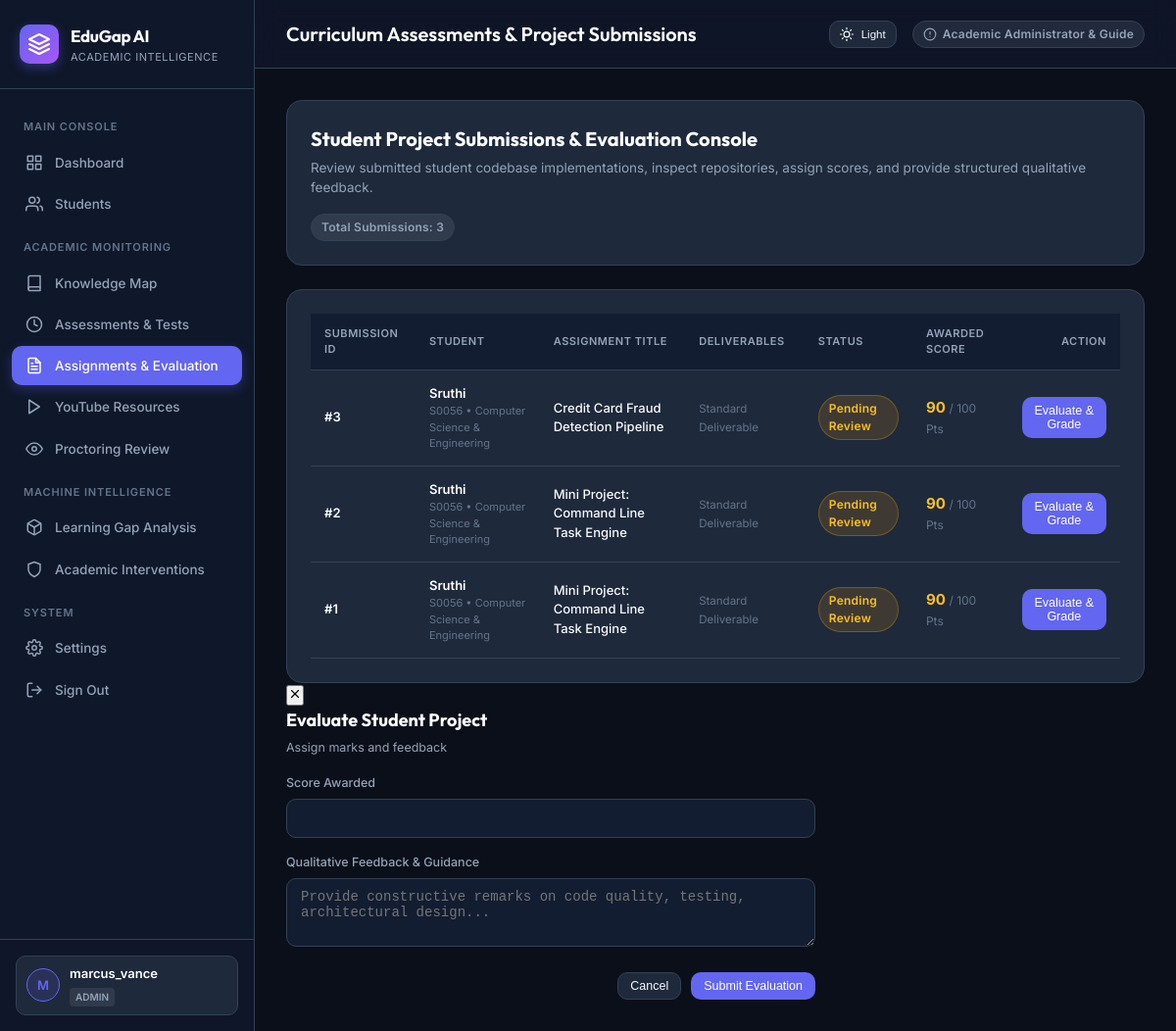
/assignments (signed in), run on the app's committed database.
### tables this page shows
CREATE TABLE submissions (

    id INTEGER PRIMARY KEY AUTOINCREMENT,

    assignment_id INTEGER NOT NULL,

    student_id TEXT NOT NULL,

    score REAL,

    status TEXT DEFAULT 'Pending',

    feedback TEXT,

    submitted_at TIMESTAMP, file_name TEXT, github_repo TEXT, comments TEXT,

    FOREIGN KEY (assignment_id)
        REFERENCES assignments(id)

);

CREATE TABLE students (
    student_id TEXT PRIMARY KEY,
    average_quiz_score REAL,
    average_assignment_score REAL,
    average_learning_gap REAL,
    average_attendance REAL,
    overall_risk TEXT
, name TEXT, email TEXT, department TEXT DEFAULT 'Computer Science & Engineering', enrollment_date TEXT DEFAULT '2025-08-01');

CREATE TABLE assignments (

    id INTEGER PRIMARY KEY AUTOINCREMENT,

    topic_id INTEGER NOT NULL,

    title TEXT NOT NULL,

    description TEXT,

    due_date TEXT,

    max_score REAL DEFAULT 100,

    created_at TIMESTAMP DEFAULT CURRENT_TIMESTAMP,

    FOREIGN KEY (topic_id)
        REFERENCES topics(id)

);

### app.py (the view, shortened to what this page needs)
@app.route("/assignments")
@login_required
def assignments_page():
    connection = get_db_connection()
    role = session.get("role")
    assignments = connection.execute("""
        SELECT a.*, t.topic_name, t.subject
        FROM assignments a
        JOIN topics t ON a.topic_id = t.id
        ORDER BY a.id
    """).fetchall()
    if role == "admin":
        submissions = connection.execute("""
            SELECT s.*, a.title as assignment_title, a.max_score, st.name as student_name, st.department
            FROM submissions s
            JOIN assignments a ON s.assignment_id = a.id
            LEFT JOIN students st ON s.student_id = st.student_id
            ORDER BY s.id DESC
        """).fetchall()
        connection.close()
        return render_template("assignments.html", assignments=assignments, submissions=submissions, is_admin=True)

### app.py (called while the page is built)
def get_db_connection():
    connection = sqlite3.connect(DATABASE)
    connection.row_factory = sqlite3.Row
    return connection

def login_required(f):
    @wraps(f)
    def decorated_function(*args, **kwargs):
        if "user_id" not in session:
            flash("Please authenticate to access the academic platform.", "info")
            return redirect(url_for("login"))
        return f(*args, **kwargs)
    return decorated_function

### templates/assignments.html (shortened to what this page needs)
{% extends "base.html" %}
{% block header_title %}Curriculum Assessments & Project Submissions{% endblock %}
{% block content %}
<div class="card" style="margin-bottom: 24px;">
    <div style="display: flex; justify-content: space-between; align-items: center; flex-wrap: wrap; gap: 16px;">
        <div>
            {% if is_admin %}
            <h2 style="font-family: 'Outfit', sans-serif; font-size: 20px; color: #ffffff; margin-bottom: 4px;">Student Project Submissions & Evaluation Console</h2>
            <p style="color: var(--text-secondary); font-size: 13.5px;">Review submitted student codebase implementations, inspect repositories, assign scores, and provide structured qualitative feedback.</p>
            {% endif %}
        </div>
        <span class="badge badge-neutral">{% if is_admin %}Total Submissions: {{ submissions|length }}{% else %}Tasks Enrolled: {{ assignments|length }}{% endif %}</span>
    </div>
</div>
{% if is_admin %}
<div class="card">
    <div style="overflow-x: auto;">
        <table style="width: 100%; border-collapse: collapse; font-size: 13px;">
            <thead>
                <tr style="border-bottom: 1px solid var(--border-color); text-align: left; color: var(--text-muted); font-size: 11px; text-transform: uppercase;">
                    <th style="padding: 12px 14px;">Submission ID</th>
                    <th style="padding: 12px 14px;">Student</th>
                    <th style="padding: 12px 14px;">Assignment Title</th>
                    <th style="padding: 12px 14px;">Deliverables</th>
                    <th style="padding: 12px 14px;">Status</th>
                    <th style="padding: 12px 14px;">Awarded Score</th>
                    <th style="padding: 12px 14px; text-align: right;">Action</th>
                </tr>
            </thead>
            <tbody>
                {% for sub in submissions %}
                <tr style="border-bottom: 1px solid var(--border-color);">
                    <td style="padding: 14px; font-weight: 600; color: #ffffff;">#{{ sub['id'] }}</td>
                    <td style="padding: 14px;">
                        <div style="font-weight: 600; color: #ffffff;">{{ sub['student_name'] or sub['student_id'] }}</div>
                        <div style="font-size: 11px; color: var(--text-muted);">{{ sub['student_id'] }} &bull; {{ sub['department'] or 'Computer Science' }}</div>
                    </td>
                    <td style="padding: 14px; font-weight: 500; color: var(--text-primary);">
                        {{ sub['assignment_title'] }}
                    </td>
                    <td style="padding: 14px;">
                        {% if not sub['github_repo'] and not sub['file_name'] and not sub['comments'] %}
                        <span style="color: var(--text-muted); font-size: 11.5px;">Standard Deliverable</span>
                        {% endif %}
                    </td>
                    <td style="padding: 14px;">
                        {% if sub['status'] == 'Graded' %}
                        <span class="badge badge-low">Graded</span>
                        {% else %}
                        <span class="badge badge-medium">Pending Review</span>
                        {% endif %}
                    </td>
                    <td style="padding: 14px;">
                        {% if sub['status'] == 'Graded' %}
                        <span style="font-size: 15px; font-weight: 700; color: #34d399;">{{ sub['score']|int }}</span>
                        {% else %}
                        <span style="font-size: 15px; font-weight: 700; color: #fbbf24;">{{ sub['score']|int }}</span>
                        {% endif %}
                        <span style="color: var(--text-muted); font-size: 12px;"> / {{ sub['max_score']|int }} Pts</span>
                    </td>
                    <td style="padding: 14px; text-align: right;">
                        <button type="button" class="btn btn-primary btn-sm btn-grade"
                                data-sub-id="{{ sub['id'] }}"
                                data-student="{{ sub['student_name'] or sub['student_id'] }}"
                                data-title="{{ sub['assignment_title'] }}"
                                data-score="{{ sub['score'] }}"
                                data-max-score="{{ sub['max_score'] }}"
                                data-feedback="{{ sub['feedback'] if sub['feedback'] else '' }}">
                            <span>Evaluate & Grade</span>
                        </button>
                    </td>
                </tr>
                {% else %}
                <tr>
                    <td colspan="7" style="padding: 32px; text-align: center; color: var(--text-secondary);">
                        No student project submissions waiting for evaluation.
                    </td>
                </tr>
                {% endfor %}
            </tbody>
        </table>
    </div>
</div>
<div class="modal-overlay" id="gradeModal" onclick="if(event.target === this) this.classList.remove('active')">
    <div class="modal-card" style="max-width: 540px;">
        <button type="button" class="modal-close-btn" onclick="document.getElementById('gradeModal').classList.remove('active')">
            <svg class="icon icon-sm" viewBox="0 0 24 24"><line x1="18" y1="6" x2="6" y2="18"/><line x1="6" y1="6" x2="18" y2="18"/></svg>
        </button>
        <h3 style="font-family: 'Outfit', sans-serif; font-size: 18px; color: #ffffff; margin-bottom: 6px;">Evaluate Student Project</h3>
        <p style="font-size: 12.5px; color: var(--text-secondary); margin-bottom: 18px;" id="gradeModalSubtitle">Assign marks and feedback</p>
        <form method="POST" id="gradeForm" action="">
            <div style="margin-bottom: 16px;">
                <label style="font-size: 12.5px; font-weight: 500; color: var(--text-secondary); display: block; margin-bottom: 6px;" id="gradeScoreLabel">Score Awarded</label>
                <input type="number" step="0.5" min="0" id="gradeScoreInput" name="score" class="form-control" required style="font-size: 16px; font-weight: 600;">
            </div>
            <div style="margin-bottom: 20px;">
                <label style="font-size: 12.5px; font-weight: 500; color: var(--text-secondary); display: block; margin-bottom: 6px;">Qualitative Feedback & Guidance</label>
                <textarea id="gradeFeedbackInput" name="feedback" class="form-control" rows="3" placeholder="Provide constructive remarks on code quality, testing, architectural design..."></textarea>
            </div>
            <div style="display: flex; justify-content: flex-end; gap: 10px;">
                <button type="button" class="btn btn-secondary btn-sm" onclick="document.getElementById('gradeModal').classList.remove('active')">Cancel</button>
                <button type="submit" class="btn btn-primary btn-sm">Submit Evaluation</button>
            </div>
        </form>
    </div>
</div>
{% endif %}
{% endblock %}

### templates/base.html (style rules this page uses)
:root { --bg-body: #0b0f19; --bg-sidebar: #0f172a; --bg-card: #1e293b; --bg-card-hover: #263349; --border-color: #334155; --text-primary: #f8fafc; --text-secondary: #94a3b8; --text-muted: #64748b; --primary: #6366f1; --primary-hover: #4f46e5; --primary-light: rgba(99, 102, 241, 0.15); --success: #10b981; --success-light: rgba(16, 185, 129, 0.15); --warning: #f59e0b; --warning-light: rgba(245, 158, 11, 0.15); --danger: #ef4444; --danger-light: rgba(239, 68, 68, 0.15); --info: #0ea5e9; --info-light: rgba(14, 165, 233, 0.15); --radius-sm: 6px; --radius-md: 10px; --radius-lg: 16px; --transition: all 0.2s cubic-bezier(0.4, 0, 0.2, 1); }
* { box-sizing: border-box; margin: 0; padding: 0; }
body { font-family: 'Inter', system-ui, -apple-system, sans-serif; background-color: var(--bg-body); color: var(--text-primary); line-height: 1.5; min-height: 100vh; display: flex; }
.icon { display: inline-flex; align-items: center; justify-content: center; width: 18px; height: 18px; stroke-width: 2; stroke: currentColor; fill: none; stroke-linecap: round; stroke-linejoin: round; flex-shrink: 0; }
.icon-sm { width: 14px; height: 14px; }
.btn { display: inline-flex; align-items: center; justify-content: center; gap: 8px; padding: 8px 16px; font-size: 13.5px; font-weight: 500; border-radius: var(--radius-md); text-decoration: none; cursor: pointer; border: 1px solid transparent; transition: var(--transition); }
.btn-primary { background-color: var(--primary); color: #ffffff; }
.btn-secondary { background-color: var(--bg-card); border-color: var(--border-color); color: var(--text-primary); }
.btn-sm { padding: 6px 12px; font-size: 12.5px; }
.card { background: var(--bg-card); border: 1px solid var(--border-color); border-radius: var(--radius-lg); padding: 24px; transition: var(--transition); }
.badge { display: inline-flex; align-items: center; gap: 6px; padding: 4px 10px; border-radius: 9999px; font-size: 12px; font-weight: 600; letter-spacing: 0.02em; }
.badge-medium { background: var(--warning-light); color: #fbbf24; border: 1px solid rgba(245, 158, 11, 0.3); }
.badge-neutral { background: rgba(148, 163, 184, 0.15); color: var(--text-secondary); border: 1px solid var(--border-color); }
table { width: 100%; border-collapse: collapse; text-align: left; font-size: 13.5px; }
th { background: #131d31; color: var(--text-secondary); font-weight: 600; padding: 14px 18px; border-bottom: 1px solid var(--border-color); text-transform: uppercase; font-size: 11px; letter-spacing: 0.05em; }
td { padding: 14px 18px; border-bottom: 1px solid var(--border-color); color: var(--text-primary); }
tr:last-child td { border-bottom: none; }
.form-control { width: 100%; background: #131d31; border: 1px solid var(--border-color); border-radius: var(--radius-md); padding: 10px 14px; color: #ffffff; font-size: 14px; outline: none; transition: var(--transition); }

### data on the page
submissions: id "3", name "Sruthi", student_id "S0056", department "Computer Science & Engineering", assignment_title "Credit Card Fraud Detection Pipeline", github_repo "Standard Deliverable", status "Pending Review", score "90", max_score "100"
submissions: id "2", name "Sruthi", student_id "S0056", department "Computer Science & Engineering", assignment_title "Mini Project: Command Line Task Engine", github_repo "Standard Deliverable", status "Pending Review", score "90", max_score "100"
submissions: id "1", name "Sruthi", student_id "S0056", department "Computer Science & Engineering", assignment_title "Mini Project: Command Line Task Engine", github_repo "Standard Deliverable", status "Pending Review", score "90", max_score "100"

### other printed values
{{ session.get("username", "U")[0]|upper }} "M"
{{ session.get("username", "User") }} "marcus_vance"
{{ session.get("role", "student") }} "ADMIN"
{{ submissions|length }} "3"
